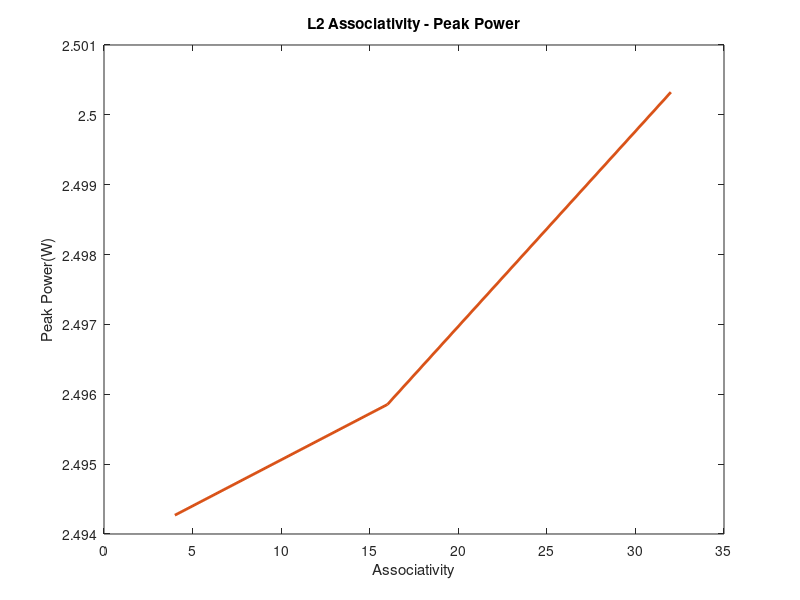

The MATLAB source for this figure:
%% 401.bzip2 benchmark

%icache size 
%icache assoc
%dcache size

%dcache assoc
pds4 =1.098 + 0.00726281 + 0.292322 +0.0046776  + 0.000568258 +0.0142344 ;
ds4 = 0.083788;
peak4 =1.95501 + 0.539259 ; 
pds16 = 1.098+0.00726281  +0.292076  +0.00494005  +0.000605182  +0.0143381;
ds16=0.083858;
peak16 = 1.95501 + 0.540844;
pds32 =1.098 + 0.00726281 + 0.292061 +0.00527753  + 0.000654024 +0.0147017;
ds32=0.083862;
peak32 = 1.95501 + 0.545314;

edpb4 = pds4 * ds4;
edpb16= pds16 * ds16;
edpb32= pds32 * ds32;
%l2 size

%l2 assoc

%cacheline

%% 429.mcf benchmark
mf4 =1.098 + 0.00726281 + 0.33721 +0.0046776  +0.000568258  +0.00142156; 
md4=0.055470;
mf4peak=1.95501 + 0.539259;
mf16=1.098 +0.00726281  + 0.337201 +0.00494005  +0.000605182  +0.00144133;
mf16peak=1.95501 + 0.540844; 
md16 =0.055472;
mf32 = 1.098 + 0.00726281 +0.33721  +0.00527753  +0.000654024  +0.00148549;
mf32peak = 1.95501 + 0.545314;
md32 = 0.055470;

edpm4 = mf4 * md4 ;
edpm16 = mf16 * md16 ;
edpm32 = mf32 * md32 ;

%% 456.hmmer benchmark
hm4 =1.098 +0.00726281  +0.359916  +0.0046776  +0.000568258  +0.00236486;
hm4peak =1.95501 +  0.539259;
hd4 =0.059410;
hm16 =1.098 + 0.00726281 + 0.359916 +0.00494005  +0.000605182  +0.00239015;
hm16peak = 1.95501 + 0.540844;
hd16= 0.059410; 
hm32= 1.098 + 0.00726281 +0.359916  + 0.00527753 + 0.000654024 +0.00244677;
hm32peak= 1.95501 +0.545314 ;
hd32 = 0.059410 ;

edph4 = hm4 * hd4;
edph16 =hm16 * hd16;
edph32 = hm32 * hd32;

%% 458.sjeng
jn4 =1.098 +0.00726281  + 0.0933748 +0.0046776  +0.000568258  +0.0144548;
jpeak4 =1.95501 + 0.539259;
jd4 = 0.513815;
jn16 =1.098 +0.00726281  +0.093371  +0.00494005  +0.000605182  +0.014683;
jpeak16 = 1.95501 +0.540844; 
jd16=0.513836;
jn32 =1.098 +0.00726281  +0.0933967  +0.00527753  +0.000654024  +0.0151958;
jpeak32= 1.95501 + 0.545314;
jd32 =0.513695; 

edpj4 = jn4 * jd4;
edpj16 = jn16 * jd16;
edpj32 = jn32 * jd32;

%% 470.lbm benchmark
l4= 1.098+ 0.00726281 +0.144718  +0.0046776  +0.000568258  +0.0120055;
l4peak =1.95501 +  0.539259;
ld4 = 0.174779;
l16 =1.098 +  0.00726281+ 0.144718 +0.00494005  +0.000605182  +0.0121955;
l16peak=1.95501 + 0.540844;
ld16 = 0.174779;
l32=1.098 +0.00726281  +0.144718  +0.00527753  +0.000654024  +0.012618;
l32peak=1.95501 + 0.545314;
ld32 =0.174779;

edpl4 = l4 * ld4;
edpl16= l16 * ld16;
edpl32 = l32 * ld32;
%% 
edp4 = (edpb4 + edpm4 + edph4 + edpj4 + edpl4)/5 ;
edp16 = (edpb16 + edpm16 + edph16 + edpj16 + edpl16)/5 ;
edp32 = (edpb32 + edpm32 + edph32 + edpj32 + edpl32)/5 ;
power = [edp4 edp16 edp32];
assoc = [4 16 32];




totPeak4 = (peak4 + mf4peak + hm4peak +jpeak4 + l4peak)/5;
totPeak16 = (peak16 + mf16peak + hm16peak+ jpeak16 + l16peak)/5;
totPeak32 =  (peak32 + mf32peak + hm32peak+ jpeak32 + l32peak)/5;
total = [totPeak4, totPeak16, totPeak32];
%% PLOTS 
plot(assoc, total, 'col','#D95319','Linewidth', 2);
title('L2 Associativity - Peak Power')
xlabel('Associativity')
ylabel('Peak Power(W)')